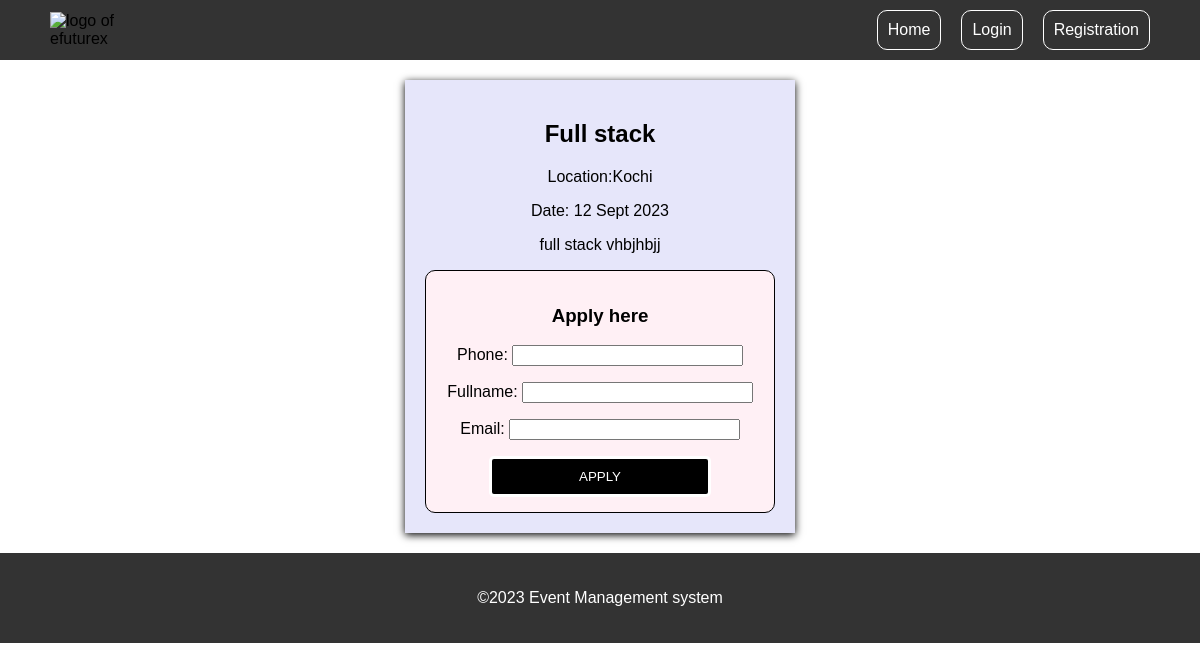
/event-details/1, run on the app's committed database.
### eventapp/models.py (models this page shows, shortened)
class Event(models.Model):  #inheriting models
    event_title=models.CharField(max_length=120)
    location=models.CharField(max_length=70)
    date=models.CharField(max_length=120)
    description=models.TextField()

### eventapp/views.py (the view)
# urls.py: path('event-details/<int:pk>', views.eventdetail, name='eventdetail'),
def eventdetail(request,pk):
    event_s = Event.objects.get(pk=pk)
    if request.method=='POST':
        form=Detailform(request.POST)
        if form.is_valid():
            applicant=form.save(commit=False)
            applicant.event=event_s
            applicant.save()
    form = Detailform()
    context={
        'event' : event_s, #value 'event' refers to the variable event=event.object.....
        'form' : form
    }
    return render(request,'eventapp/detail.html', context)

### eventapp/forms.py
class Detailform(forms.ModelForm):
    class Meta:
        model=Detail
        fields={'fullname','email','phone'}

### eventapp/templates/eventapp/detail.html (shortened to what this page needs)
<!DOCTYPE html>
{% load static %}
<html lang="en">
<head>
    <link rel="stylesheet" href="{% static 'style.css' %}">
</head>
<body>
    <header>
        <img id="logo" src="https://efuturex.com/static/assets/img/EFUTUREX-Logo.png" alt="logo of efuturex">
        <nav>
            <a class="nav-link" href="{% url 'index' %}">Home</a>
            <a class="nav-link" href="{% url 'login' %}">Login</a>
            <a class="nav-link" href="">Registration</a>
        </nav>
    </header>
    <section id="event-details">
            <h2 class="event-title"> {{event.event_title}}</h2>
            <p class="event-location">Location:{{event.location}}</p>
            <p class="event-date">Date: {{event.date}}</p>
            <p class="event-description">{{event.description}}</p>
            <form action="{% url 'eventdetail' event.pk %}" method="POST" class="apply-form">
                <h3>Apply here</h3>
                {{form.as_p}}
                <input id="b" type="submit" value="APPLY">
            </form>
    </section>
    <footer id="f">
        <p>&copy;2023 Event Management system</p>
    </footer>
</body>
</html>

### eventapp/static/style.css (style rules this page uses)
body { margin: 0; padding: 0; font-family: Arial, Helvetica, sans-serif; }
header { background-color: #333; display: flex; justify-content: space-between; align-items: center; padding: 10px 50px 10px 50px; }
#logo { width: 100px; }
nav { display: flex; gap: 20px; }
.nav-link { color: white; text-decoration: none; border: 1px solid white; padding: 10px; border-radius: 10px; }
#event-details { max-width: 350px; box-shadow: 0 2px 8px rgba(0, 0, 0, 1); padding: 20px; margin: 20px auto; text-align: center; background-color: lavender; }
form { border: 1px solid black; padding: 15px; border-radius: 10px; background-color: lavenderblush; }
.apply-form label,.apply-form input { width: 70%; }
#b { color: white; background-color: black; padding: 10px; border: 3px solid; border-radius: 5px; }
#f { background-color: #333; text-align: center; padding: 20px 0; position: relative; width: 100%; }
footer { background-color: #333; text-align: center; padding: 20px 0; position: absolute; bottom: 0; width: 100%; }
footer p { color: white; }

### data on the page
Event: event_title "Full stack", location "Kochi", date "12 Sept 2023", description "full stack vhbjhbjj"
